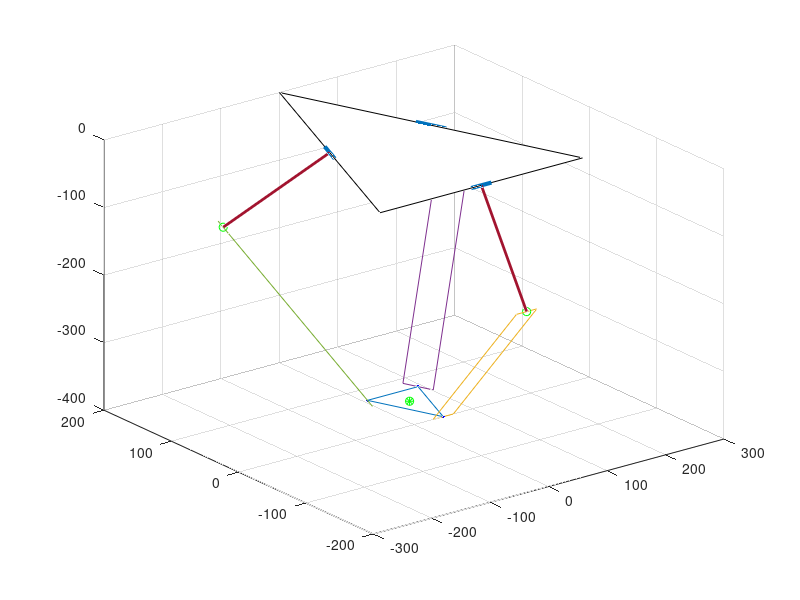

Write the MATLAB code that produced this figure.
%%
clc
clear
%% needed values
f=200*sqrt(3); % fixed
e=50*sqrt(3); % end-effector
pose=[50,50,-400]; % position of end-effector
angle=[1.163427342941763,0.774601954015989,0.732696188586970];
L=170; %  upper arm
%%
% position of fixed base
wb=f/(2*sqrt(3));
B1=[-sqrt(3)*wb,-wb,0];
B2=[sqrt(3)*wb,-wb,0];
B3=[0,2*wb,0];
grid on
view(3)
patch([B1(1) B2(1) B3(1)],[B1(2) B2(2) B3(2)],[B1(3) B2(3) B3(3)],'white');% 'FaceColor','none'

hold on

% position of three joints
JL1=[-sqrt(3)*wb/10,-wb,0];
JR1=[sqrt(3)*wb/10,-wb,0];
% rotation around Z axis
R=[cos(-2*pi/3) -sin(-2*pi/3) 0;sin(-2*pi/3) cos(-2*pi/3) 0;0 0 1];
JL2=JL1*R;
JR2=JR1*R;
JL3=JL2*R;
JR3=JR2*R;
line([JL1(1) JR1(1)],[JL1(2) JR1(2)],[JL1(3) JR1(3)],'LineWidth',3)
line([JL2(1) JR2(1)],[JL2(2) JR2(2)],[JL2(3) JR2(3)],'LineWidth',3)
line([JL3(1) JR3(1)],[JL3(2) JR3(2)],[JL3(3) JR3(3)],'LineWidth',3)
%%
% calc and plot robot e plate
E1=[0 -e/sqrt(3) 0];
E2=E1*R;
E3=E2*R;
% position of end-effector while moving
p_e1=pose+E1;
p_e2=pose+E2;
p_e3=pose+E3;
plot3([p_e1(1) p_e2(1) p_e3(1) p_e1(1)],[p_e1(2) p_e2(2) p_e3(2) p_e1(2)],[p_e1(3) p_e2(3) p_e3(3) p_e1(3)]);
plot3(p_e1(1),p_e1(2),p_e1(3),'.','color','blue')
plot3(p_e2(1),p_e2(2),p_e2(3),'.','color','blue')
plot3(p_e3(1),p_e3(2),p_e3(3),'.','color','blue')

hold on
% point the center of end effector
x=pose(1); y=pose(2); z=pose(3);
plot3(x,y,z,'*','color','green')
plot3(x,y,z,'o','color','green')
%% upper arm
% three joints on fixed base
J1=[0 -f/(2*sqrt(3)) 0];
J2=J1*R;
J3=J2*R;
% vector L=LA
L1=[0 -L*cos(angle(1)),-L*sin(angle(1))];
L2=[0 -L*cos(angle(2)),-L*sin(angle(2))]*R;
L3=[0 -L*cos(angle(3)),-L*sin(angle(3))]*R*R;
% position of joint A (joint between upper arm ans lower arm)
A1=J1+L1;
A2=J2+L2;
A3=J3+L3;
line([J1(1) A1(1)],[J1(2) A1(2)],[J1(3) A1(3)],'LineWidth',2)
line([J2(1) A2(1)],[J2(2) A2(2)],[J2(3) A2(3)],'LineWidth',2)
line([J3(1) A3(1)],[J2(2) A3(2)],[J3(3) A3(3)],'LineWidth',2)
% plot three joints
plot3(A1(1),A1(2),A1(3),'o','color','green')
plot3(A2(1),A2(2),A2(3),'o','color','green')
plot3(A3(1),A3(2),A3(3),'o','color','green')
%% lower arm
% joints on end-effector
EL1=pose+[-sqrt(3)*wb/10 -e/sqrt(3) 0];
ER1=pose+[sqrt(3)*wb/10 -e/sqrt(3) 0];
EL2=pose+[-sqrt(3)*wb/10 -e/sqrt(3) 0]*R;
ER2=pose+[sqrt(3)*wb/10 -e/sqrt(3) 0]*R;
EL3=pose+[-sqrt(3)*wb/10 -e/sqrt(3) 0]*R*R;
ER3=pose+[sqrt(3)*wb/10 -e/sqrt(3) 0]*R*R;
% joint A
AL1=JL1+L1;
AR1=JR1+L1;
AL2=JL2+L2;
AR2=JR2+L2;
AL3=JL3+L3;
AR3=JR3+L3;
plot3([AL1(1) AR1(1) ER1(1) EL1(1) AL1(1)],[AL1(2) AR1(2) ER1(2) EL1(2) AL1(2)],[AL1(3) AR1(3) ER1(3) EL1(3) AL1(3)])
plot3([AL2(1) AR2(1) ER2(1) EL2(1) AL2(1)],[AL2(2) AR2(2) ER2(2) EL2(2) AL2(2)],[AL2(3) AR2(3) ER2(3) EL2(3) AL2(3)])
plot3([AL3(1) AR3(1) ER3(1) EL3(1) AL3(1)],[AL3(2) AR3(2) ER3(2) EL3(2) AL3(2)],[AL3(3) AR3(3) ER3(3) EL3(3) AL3(3)])